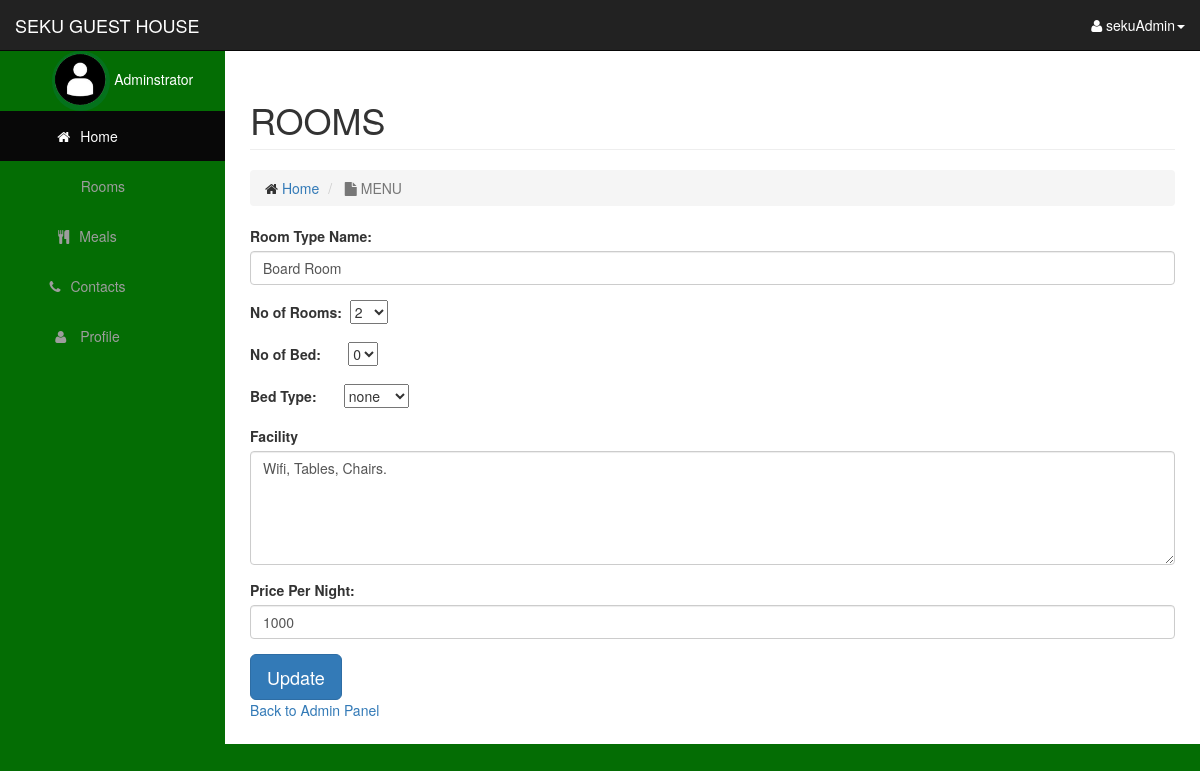
The page /admin/edit_room_cat.php?roomname=Board Room (signed in) on the database its author committed.
### tables this page shows
CREATE TABLE `room_category` (
  `roomname` text NOT NULL,
  `room_qnty` int(11) NOT NULL,
  `available` int(11) NOT NULL,
  `booked` int(11) NOT NULL,
  `no_bed` int(11) NOT NULL,
  `bedtype` text NOT NULL,
  `facility` text NOT NULL,
  `price` float NOT NULL
);

### admin/includes/class.user.php (called while the page is built, shortened)
<?php
        class user
        {
            public function __construct()
            {
                $this->db=new mysqli('localhost','root','','seku_guest_house');
            }
        }
?>

### admin/edit_room_cat.php (the view, shortened to what this page needs)
<?php
include_once 'includes/class.user.php';
$user=new User();
$room_cat=$_GET['roomname'];
$sql="SELECT * FROM room_category WHERE roomname='$room_cat'";
$query=mysqli_query($user->db, $sql);
$row = mysqli_fetch_array($query);
?>
<body>
  <?php include 'includes/navigation.php';?>
  <div id="page-wrapper">
            <div class="container-fluid">
              <div class="row">
                    <div class="col-lg-12">
                        <h1 class="page-header">
                        ROOMS
                            </h1>
                        <ol class="breadcrumb">
                            <li>
                                <i class="fa fa-Home"></i>  <a href="index.php">Home</a>
                            </li>
                            <li class="active">
                                <i class="fa fa-file"></i> MENU
                            </li>
                        </ol>
                    </div>
                </div>
            <form action="" method="post" name="room_category">
                <div class="form-group">
                    <label for="roomname">Room Type Name:</label>
                    <input type="text" class="form-control" name="roomname" value="<?php echo $row['roomname'] ?>" required>
                </div>
                 <div class="form-group">
                    <label for="qty">No of Rooms:</label>&nbsp;
                    <select name="room_qnty">
                    <option value="<?php echo $row['room_qnty'] ?>"><?php echo $row['room_qnty'] ?></option>
                    </select>
                </div>
                <div class="form-group">
                    <label for="bed">No of Bed:</label>&nbsp;&nbsp;&nbsp;&nbsp;&nbsp;&nbsp;
                    <select name="no_bed">
                     <option value="<?php echo $row['no_bed'] ?>"><?php echo $row['no_bed'] ?></option>
                    </select>
                </div>
                <div class="form-group">
                    <label for="bedtype">Bed Type:</label>&nbsp;&nbsp;&nbsp;&nbsp;&nbsp;&nbsp;
                   <select name="bedtype">
                     <option value="<?php echo $row['bedtype'] ?>"><?php echo $row['bedtype'] ?></option>
                    </select>
                </div>
                <div class="form-group">
                    <label for="Facility">Facility</label>
                    <textarea class="form-control" rows="5" name="facility"><?php echo $row['facility'] ?></textarea>
                </div>
               <div class="form-group">
                    <label for="price">Price Per Night:</label>
                    <input type="text" class="form-control" name="price" value="<?php echo $row['price'] ?>" required>
                </div>
                <button type="submit" class="btn btn-lg btn-primary button" name="submit">Update</button>
               <br>
                <div id="click_here">
                    <a href="index.php">Back to Admin Panel</a>
                </div>
            </form>
        </div>
    </div>
</body>
</html>

### admin/css/seku.css (style rules this page uses)
body { margin-top: 100px; background-color: #046D04; }
@media (min-width:768px) { body { margin-top: 50px; } }
#page-wrapper { width: 100%; padding: 0; background-color: #fff; }
@media (min-width:768px) { #page-wrapper { padding: 10px; } }

### rows shown on the page
room_category: roomname "Board Room", room_qnty "2", no_bed "0", bedtype "none", facility "Wifi, Tables, Chairs.", price "1000"

### other values the page prints
$_SESSION['usname'] "sekuAdmin"
